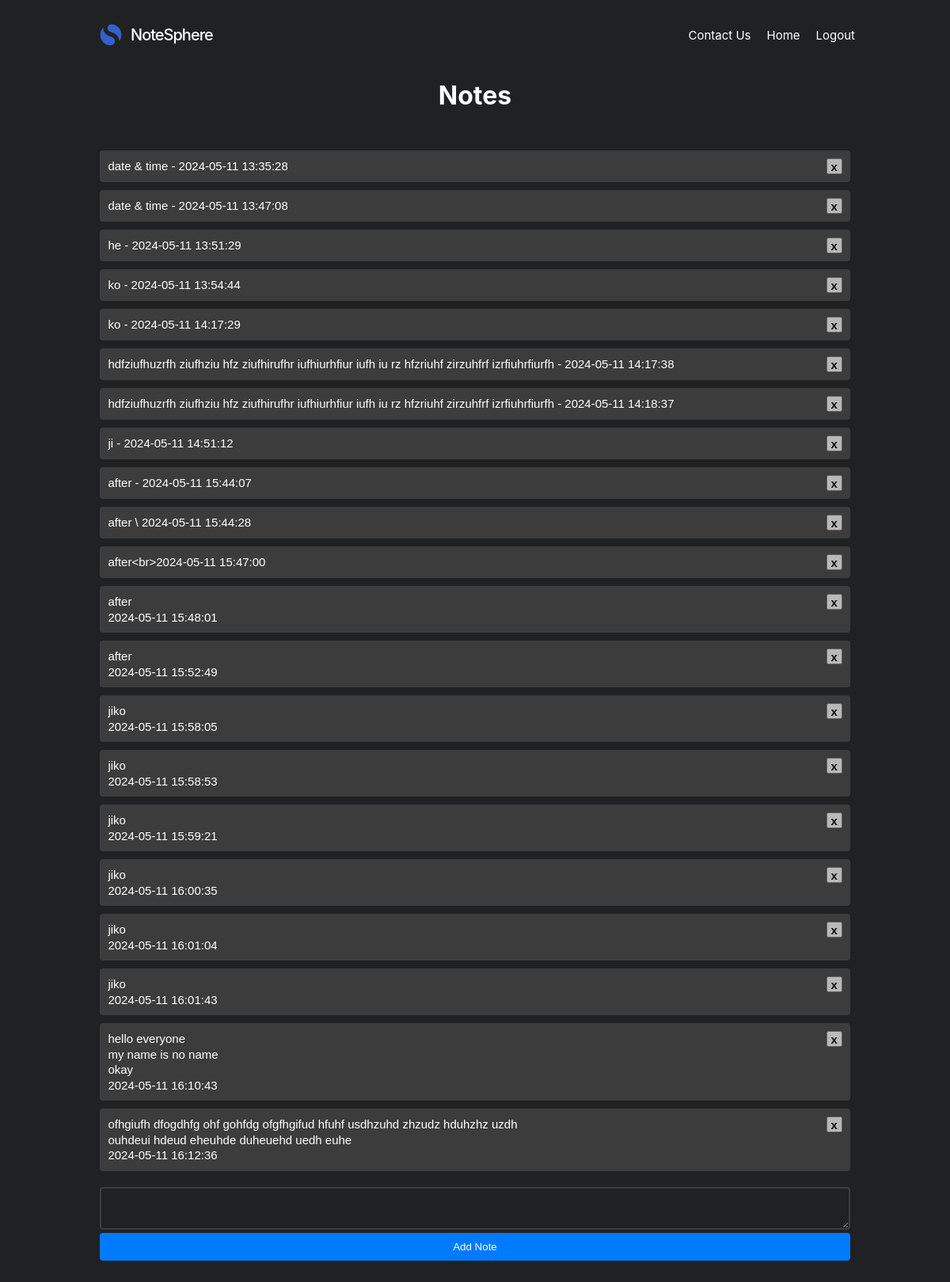
The page /notes_space (signed in) on the database as committed earlier.
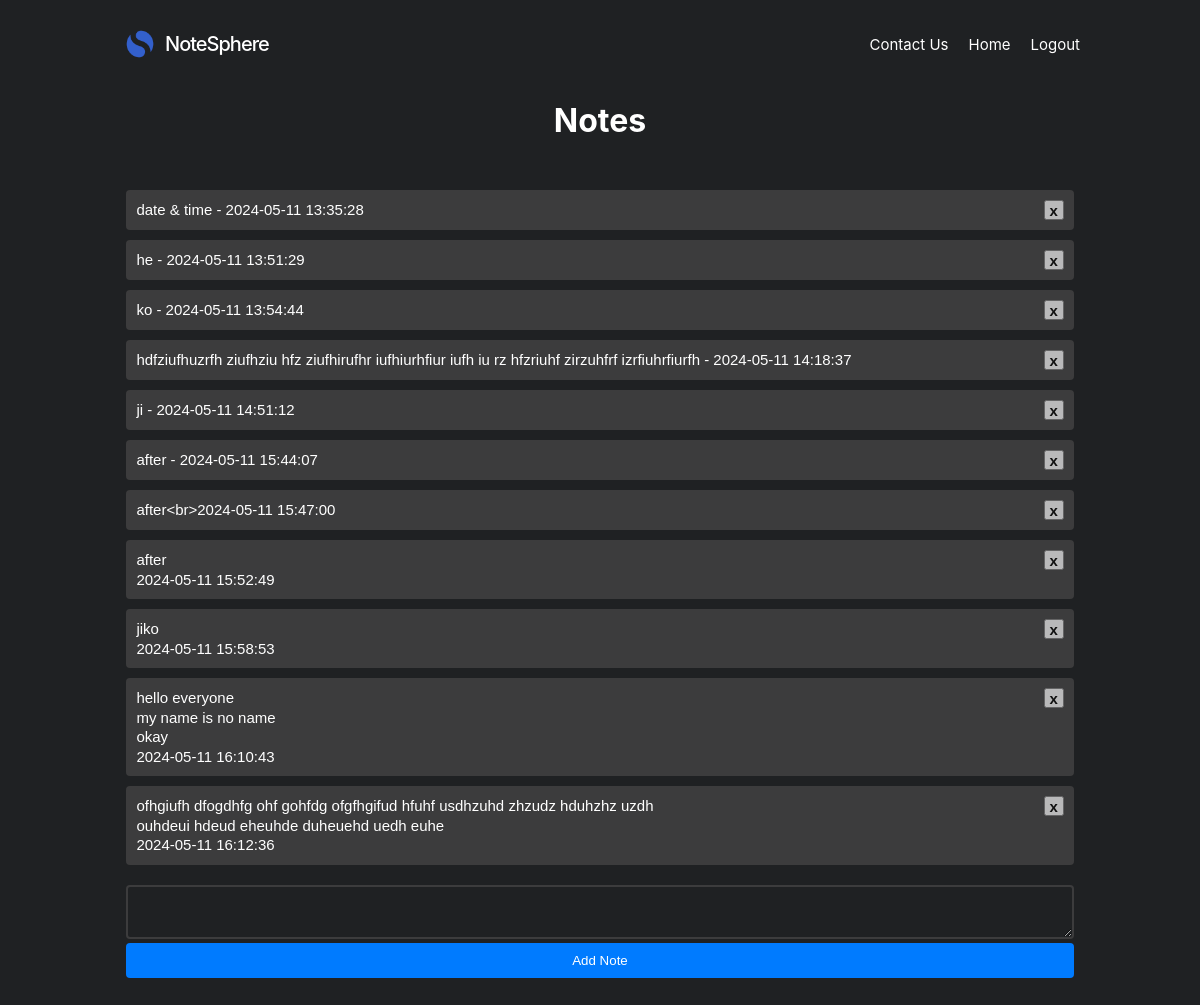
The same page on the database as committed later.
### website/models.py (models this page shows)
class Note(db.Model):
  id = db.Column(db.Integer, primary_key=True)
  text = db.Column(db.String(10000))
  date = db.Column(db.DateTime(timezone=True), default=func.now())
  user_id = db.Column(db.Integer, db.ForeignKey('user.id'))

### website/views.py (the view, shortened to what this page needs)
@views.route('/notes_space', methods=['GET', 'POST'])
@login_required  # Requires the user to be logged in
def notes():
  return render_template("notes_space.html", user=current_user)

### website/__init__.py (called while the page is built)
def create_app():
	app = Flask(__name__)
	app.config['SECRET_KEY'] = 'not secret'
	app.config['SQLALCHEMY_DATABASE_URI'] = f'sqlite:///{NOTESPHERE_DB}'
	db.init_app(app)
	from .views import views
	from .auth import auth
	app.register_blueprint(views, url_prefix='/')
	app.register_blueprint(auth, url_prefix='/')
	from .models import User, Note
	create_db(app)
	login_manager = LoginManager()
	login_manager.login_view = 'auth.login'
	login_manager.init_app(app)
	@login_manager.user_loader
	def load_user(id):
		return User.query.get(int(id))
	return app

### website/templates/notes_space.html (shortened to what this page needs)
<!DOCTYPE html>
<html lang="en">
<head>
    <link rel="stylesheet" href="{{ url_for('static', filename='css styles/notes_page.css') }}">
</head>
<body>
  <header class="site-header">
    <div class="site-branding">
      <img class="website_icon" src="../static/images/website_icon.png">
      <p class="site-title">NoteSphere</p>
    </div>
      <nav id="site-navigation" class="main-navigation">
        <div class="menu-primary-container">
          <ul class="main-menu">
            {% if user.is_authenticated %}
            <li class="contact_us">
              <a href="#">Contact Us</a>
            <li class="home">
              <a href="/">Home</a>
            </li>
            <li class="logout">
              <a href="/logout">Logout</a>
            </li>
            {% endif %}
          </ul></div>	</nav>
  </header>
  <h1>Notes</h1>
  <div class="notes-container">
    <ul class="list_notes">
      {% for note in user.notes %}
      <li class="note_item">
        <div class="note-content">
          <p class="note_text">{{ note.text }}</p>
      </div>
        <button class="close_btn" onclick="deleteNote({{ note.id }})">x</button>
      </li>
      {% endfor %}
    </ul>
    <form method="POST">
      <textarea name="note" id="note"></textarea>
      <div>
        <button class="submit">Add Note</button>
      </div>
  </div>
</body>
</html>

### website/static/css styles/notes_page.css (style rules this page uses)
body { background-color: #1f2123; color: #fff; padding-bottom: 30px; font-family: "SF Pro Display", "SF Pro Icons", "Helvetica Neue", "Helvetica", "Arial", sans-serif; }
.site-header { display: flex; justify-content: space-between; align-items: center; padding: 0; margin: 0 auto; max-width: 960px; width: 85%; height: 72px; color: white; }
.site-branding { display: flex; align-items: center; flex-grow: 1; }
.website_icon { width: 40px; margin-right: 5px; }
.site-title { font-size: 20px; font-weight:500; line-height: 72px; letter-spacing: -1px; margin-right: 100px; }
.main-navigation { display: flex; flex-shrink: 0; }
.main-menu { list-style: none; padding: 0; margin: 0; display: flex; }
.main-menu li { margin-right: 20px; }
.main-menu li:last-child { margin-right: 0; }
.main-menu a { color: white; font-size: 15px; text-decoration: none; }
h1 { text-align: center; }
.notes-container { width: 80%; margin: 50px auto; text-align: center; }
.list_notes { list-style: none; padding: 0; }
.note_item { background-color: #444444ce; color: white; padding: 10px; margin-bottom: 10px; border-radius: 4px; }
form { margin-top: 20px; }
textarea { width: 100%; padding: 10px; border: 2px solid #444444ce; border-radius: 4px; background-color: #1f2123; color: #a7aaad; box-sizing: border-box; outline: none; }
.submit { width: 100%; padding: 10px; border: none; border-radius: 4px; background-color: #007bff; color: #fff; cursor: pointer; transition: background-color 0.3s ease; }
.note_item { display: flex; justify-content: space-between; }
.note_text { text-align: left; margin: 0; white-space: pre-line; font-family: Arial, Helvetica, sans-serif; font-size: 15px; line-height: 1.3; }
.note-content { max-width: calc(100% - 30px); }
.close_btn { float: right; font-size: 15px; font-weight: bold; color: #000; opacity: .7; width: 20px; height: 20px; margin: 0; padding: 0; }

Rows that differ between the two databases and show on the page:
removed Note: text "date & time - 2024-05-11 13:47:08"
removed Note: text "ko - 2024-05-11 14:17:29"
removed Note: text "hdfziufhuzrfh ziufhziu hfz ziufhirufhr iufhiurhfiur iufh iu rz hfzriuhf zirzuhfrf izrfiuhrfiurfh - 2024-05-11 14:17:38"
removed Note: text "after \\ 2024-05-11 15:44:28"
removed Note: text "after 2024-05-11 15:48:01"
removed Note: text "jiko 2024-05-11 15:58:05"
removed Note: text "jiko 2024-05-11 15:59:21"
removed Note: text "jiko 2024-05-11 16:00:35"
removed Note: text "jiko 2024-05-11 16:01:04"
removed Note: text "jiko 2024-05-11 16:01:43"
